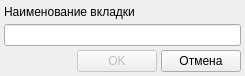
<?xml version="1.0" encoding="UTF-8"?>
<ui version="4.0">
 <class>DialogAddGroupLetters</class>
 <widget class="QDialog" name="DialogAddGroupLetters">
  <property name="geometry">
   <rect>
    <x>0</x>
    <y>0</y>
    <width>245</width>
    <height>76</height>
   </rect>
  </property>
  <property name="windowTitle">
   <string>Новая вкладка</string>
  </property>
  <layout class="QVBoxLayout" name="verticalLayout">
   <property name="spacing">
    <number>4</number>
   </property>
   <property name="leftMargin">
    <number>4</number>
   </property>
   <property name="topMargin">
    <number>4</number>
   </property>
   <property name="rightMargin">
    <number>4</number>
   </property>
   <property name="bottomMargin">
    <number>4</number>
   </property>
   <item>
    <widget class="QLabel" name="label">
     <property name="text">
      <string>Наименование вкладки</string>
     </property>
    </widget>
   </item>
   <item>
    <widget class="QLineEdit" name="lineEditName"/>
   </item>
   <item>
    <layout class="QHBoxLayout" name="horizontalLayout">
     <item>
      <spacer name="horizontalSpacer">
       <property name="orientation">
        <enum>Qt::Horizontal</enum>
       </property>
       <property name="sizeHint" stdset="0">
        <size>
         <width>40</width>
         <height>20</height>
        </size>
       </property>
      </spacer>
     </item>
     <item>
      <widget class="QPushButton" name="pushButtonOK">
       <property name="enabled">
        <bool>false</bool>
       </property>
       <property name="text">
        <string>OK</string>
       </property>
      </widget>
     </item>
     <item>
      <widget class="QPushButton" name="pushButtonCancel">
       <property name="text">
        <string>Отмена</string>
       </property>
      </widget>
     </item>
    </layout>
   </item>
  </layout>
 </widget>
 <resources/>
 <connections/>
</ui>
